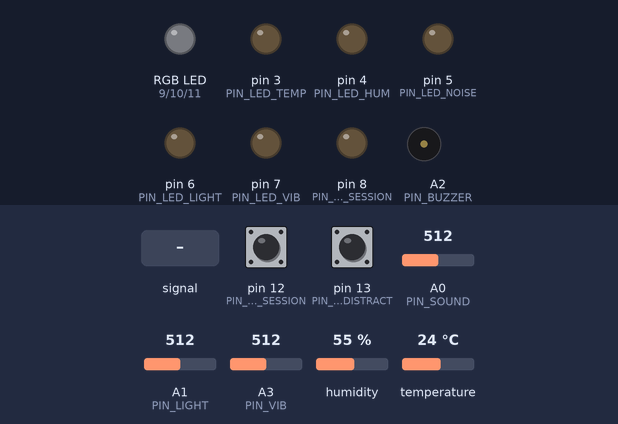
Bench run of a sketch on a simulated Arduino Uno, built with avr-gcc and run on an emulated ATmega328P. Parts: an RGB LED mixed from three pins (HIGH = lit), output pins drawn as LEDs (lit = HIGH), buzzer (waves = sounding, pin HIGH). The test bench sets the inputs (shaded band); at power-on: A0 (PIN_SOUND) = 512, pin 12 (PIN_BTN_SESSION) HIGH, humidity 55 %, A1 (PIN_LIGHT) = 512, pin 13 (PIN_BTN_DISTRACT) HIGH, A3 (PIN_VIB) = 512, temperature 24 °C. What the sketch prints to the serial monitor is not drawn.

Above: at 1.2 s.
1.3 s: A0 (PIN_SOUND) fed a 2 Hz sine of ±306 counts around its level
At 2.8 s:
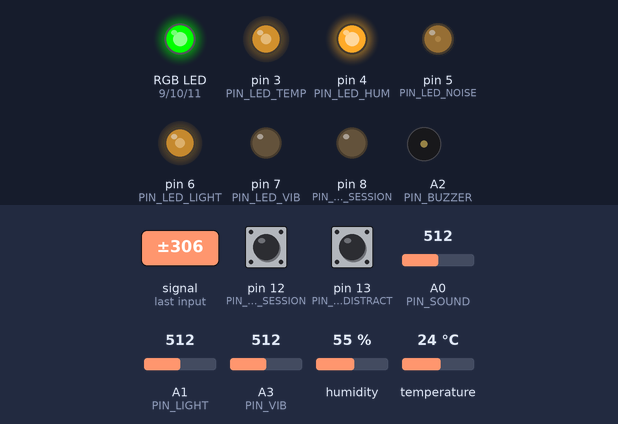
11.2 s: A0 (PIN_SOUND) set to 490
At 13.2 s:
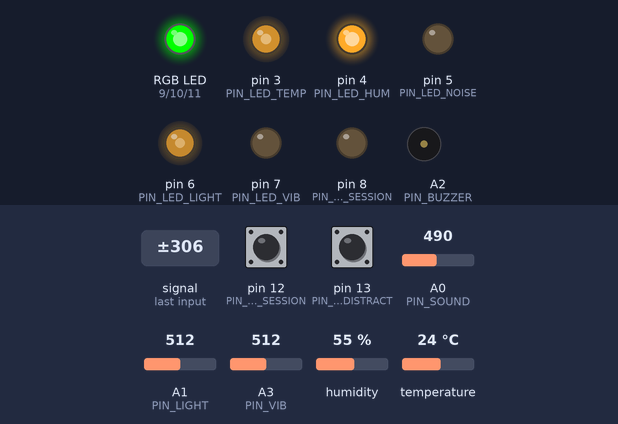
13.5 s: pin 12 (PIN_BTN_SESSION) pulled LOW for 0.15 s
At 14.3 s:
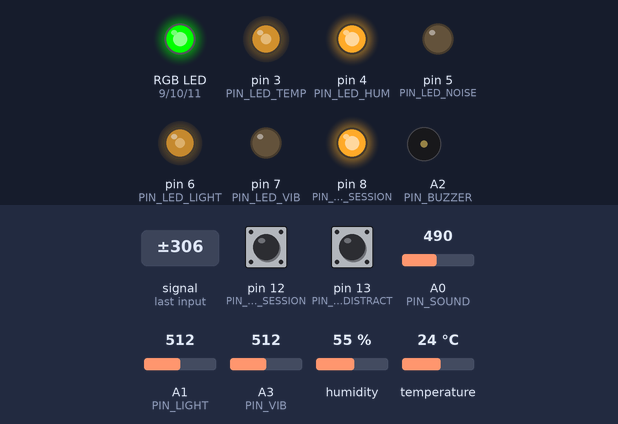
15.5 s: humidity set to 52 %
19.2 s: humidity set to 49 %
At 22.8 s:
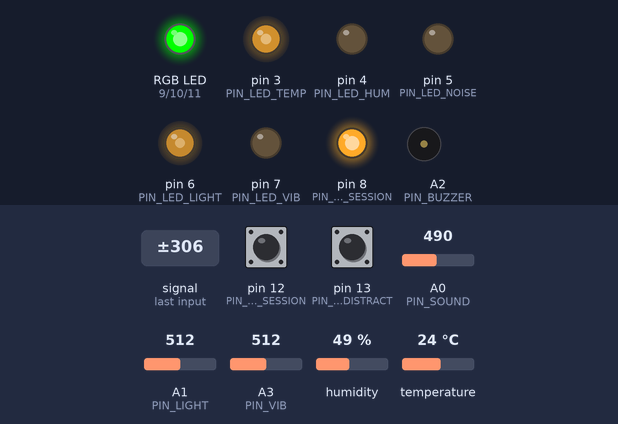
23.5 s: A1 (PIN_LIGHT) set to 716
At 24.7 s:
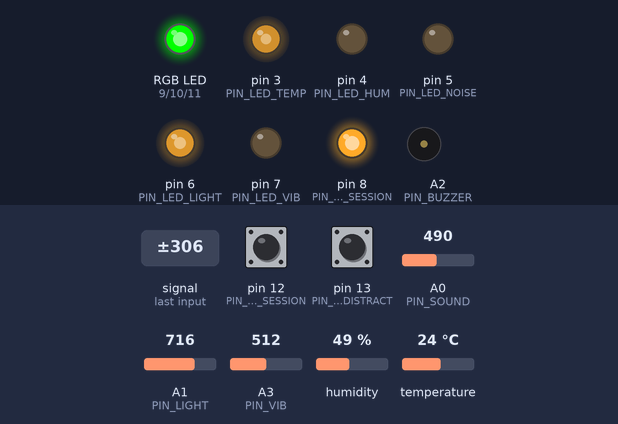
Timing chart, 0 to 26.5 s (numbered marks = the images above; inputs shaded):
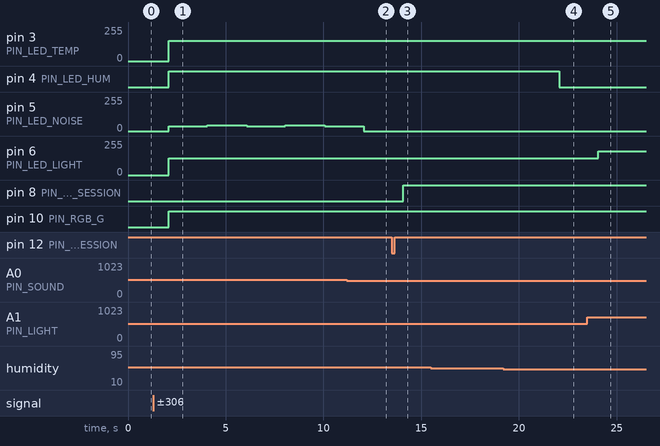

Measured:
- the behaviour switches between 51 and 50 % on humidity (found by bisection; images 3 and 4)
- after the input at 1.3 s, pin 5 (PIN_LED_NOISE): alternates 42/255 for 2.0 s and 34/255 for 2.0 s, starting after 0.77 s
- after the input at 11.2 s, pin 5 (PIN_LED_NOISE): 34/255 → 0/255 after 0.85 s
- after the input at 13.5 s, pin 8 (PIN_LED_SESSION): LOW → HIGH after 0.57 s
- after the input at 15.5 s, every drawn part: stays the same
- after the input at 19.2 s, pin 4 (PIN_LED_HUM): HIGH → LOW after 2.9 s
- after the input at 23.5 s, pin 6 (PIN_LED_LIGHT): 127/255 → 178/255 after 0.55 s

The sketch:

focus_hub.ino
```cpp
/*
 * focus_hub.ino — Environmental focus monitor
 *
 * Pin map:
 *   DHT11 data    → D2
 *   Sound sensor  → A0  (analog)
 *   Photoresistor → A1  (voltage divider: VCC–LDR–A1–10K–GND)
 *   Active buzzer → A2
 *   Vibration in  → A3  (analog — piezo or any 0-5 V vibration sensor)
 *   RGB LED       → R=D9,  G=D10, B=D11  (common cathode, 220 Ω each)
 *   Ind. LEDs     → Temp=D3, Hum=D4, Noise=D5, Light=D6, Vib=D7  (220 Ω each)
 *   Session LED   → D8  (220 Ω)
 *   Btn session   → D12 (INPUT_PULLUP, active LOW)
 *   Btn distract  → D13 (INPUT_PULLUP, active LOW)
 *
 * External libraries required (Sketch → Include Library → Manage Libraries):
 *   DHT sensor library  by Adafruit
 *
 * Note: D4 and D7 are not hardware-PWM pins on Arduino Uno/Nano.
 *       analogWrite() on those pins acts as digitalWrite() on AVR targets.
 *       Use an Arduino Mega for full PWM on all five indicator LEDs.
 */

#include <DHT.h>

// ── Pin definitions ───────────────────────────────────────────────────
#define PIN_DHT           2
#define PIN_LED_TEMP      3
#define PIN_LED_HUM       4
#define PIN_LED_NOISE     5
#define PIN_LED_LIGHT     6
#define PIN_LED_VIB       7
#define PIN_LED_SESSION   8
#define PIN_RGB_R         9
#define PIN_RGB_G        10
#define PIN_RGB_B        11
#define PIN_BTN_SESSION  12
#define PIN_BTN_DISTRACT 13
#define PIN_SOUND        A0
#define PIN_LIGHT        A1
#define PIN_BUZZER       A2
#define PIN_VIB          A3

// ── Timing constants ──────────────────────────────────────────────────
#define SENSOR_MS          2000UL
#define SESSION_LIMIT_S   36000UL   // 10 hours → sessionTimeout
#define ALERT_INTERVAL_MS 30000UL   // buzzer repeat period during timeout
#define FLASH_INTERVAL_MS   150UL   // ~3 Hz LED flash during timeout
#define DEBOUNCE_MS          50UL
#define NOISE_SAMPLE_MS      50UL

// ── Objects ───────────────────────────────────────────────────────────
DHT dht(PIN_DHT, DHT11);

// ── Sensor state ──────────────────────────────────────────────────────
float g_temp  = 20.0f;
float g_hum   = 50.0f;
float g_noise = 40.0f;
float g_light = 400.0f;
float g_vib   = 0.0f;
int   g_score = 0;

// ── Session state ─────────────────────────────────────────────────────
bool          g_sessionActive  = false;
unsigned long g_sessionStartMs = 0;
unsigned long g_sessionSecs    = 0;
bool          g_sessionTimeout = false;
bool          g_distraction    = false;

// ── Loop timers ───────────────────────────────────────────────────────
unsigned long t_sensor = 0;
unsigned long t_alert  = 0;
unsigned long t_flash  = 0;
bool          flashOn  = false;

// ── Button debounce ───────────────────────────────────────────────────
bool          btn1Prev = HIGH;
bool          btn2Prev = HIGH;
unsigned long btn1Ms   = 0;
unsigned long btn2Ms   = 0;

// ── Prototypes ────────────────────────────────────────────────────────
void readSensors();
int  calcScore();
void updateLeds();
void setRgb(uint8_t r, uint8_t g, uint8_t b);
void handleTimeoutAlert(unsigned long now);
void handleButtons(unsigned long now);
void sendJson();

// ═════════════════════════════════════════════════════════════════════
void setup() {
  Serial.begin(9600);

  const uint8_t outputs[] = {
    PIN_LED_TEMP, PIN_LED_HUM,  PIN_LED_NOISE, PIN_LED_LIGHT,
    PIN_LED_VIB,  PIN_LED_SESSION,
    PIN_RGB_R,    PIN_RGB_G,    PIN_RGB_B,
    PIN_BUZZER
  };
  for (uint8_t i = 0; i < sizeof(outputs); i++) {
    pinMode(outputs[i], OUTPUT);
  }
  pinMode(PIN_BTN_SESSION,  INPUT_PULLUP);
  pinMode(PIN_BTN_DISTRACT, INPUT_PULLUP);

  dht.begin();
}

// ═════════════════════════════════════════════════════════════════════
void loop() {
  unsigned long now = millis();

  handleButtons(now);

  if (g_sessionActive) {
    g_sessionSecs    = (now - g_sessionStartMs) / 1000UL;
    g_sessionTimeout = g_sessionSecs >= SESSION_LIMIT_S;
  }

  if (g_sessionTimeout) {
    handleTimeoutAlert(now);
  }

  if (now - t_sensor >= SENSOR_MS) {
    t_sensor      = now;
    readSensors();
    g_score       = calcScore();
    updateLeds();
    sendJson();
    g_distraction = false;
  }
}

// ── Sensor reading ────────────────────────────────────────────────────
void readSensors() {
  float t = dht.readTemperature();
  float h = dht.readHumidity();
  if (!isnan(t)) g_temp = t;
  if (!isnan(h)) g_hum  = h;

  // Noise: peak-to-peak amplitude over 50 ms → approximate dB
  unsigned long t0 = millis();
  int sMax = 0, sMin = 1023;
  while (millis() - t0 < NOISE_SAMPLE_MS) {
    int v = analogRead(PIN_SOUND);
    if (v > sMax) sMax = v;
    if (v < sMin) sMin = v;
  }
  g_noise = (float)map(sMax - sMin, 0, 1023, 30, 90);

  // Light: higher ADC = brighter
  g_light = (float)map(analogRead(PIN_LIGHT), 0, 1023, 0, 1000);

  // Vibration: raw analog read mapped to 0.00–2.00 g-equivalent range
  g_vib = analogRead(PIN_VIB) / 511.5f;
}

// ── Focus score (0–100) ───────────────────────────────────────────────
int calcScore() {
  int s = 0;

  // Temperature: optimal 20–23 °C
  if (g_temp >= 20.0f && g_temp <= 23.0f) {
    s += 25;
  } else if (g_temp < 20.0f) {
    s += max(0, (int)(25.0f * (g_temp - 15.0f) / 5.0f));
  } else {
    s += max(0, (int)(25.0f * (30.0f - g_temp) / 7.0f));
  }

  // Humidity: optimal 40–60 %
  if (g_hum >= 40.0f && g_hum <= 60.0f) {
    s += 25;
  } else if (g_hum < 40.0f) {
    s += max(0, (int)(25.0f * (g_hum - 20.0f) / 20.0f));
  } else {
    s += max(0, (int)(25.0f * (80.0f - g_hum) / 20.0f));
  }

  // Noise: optimal < 55 dB
  if (g_noise < 55.0f) {
    s += 25;
  } else {
    s += max(0, (int)(25.0f * (90.0f - g_noise) / 35.0f));
  }

  // Light: optimal 300–500 lx
  if (g_light >= 300.0f && g_light <= 500.0f) {
    s += 25;
  } else if (g_light < 300.0f) {
    s += max(0, (int)(25.0f * g_light / 300.0f));
  } else {
    s += max(0, (int)(25.0f * (1000.0f - g_light) / 500.0f));
  }

  return constrain(s, 0, 100);
}

// ── LED output ────────────────────────────────────────────────────────
void updateLeds() {
  analogWrite(PIN_LED_TEMP,  (int)constrain(map((long)g_temp,  0,    40,   0, 255), 0, 255));
  analogWrite(PIN_LED_HUM,   (int)constrain(map((long)g_hum,   0,    100,  0, 255), 0, 255));
  analogWrite(PIN_LED_NOISE, (int)constrain(map((long)g_noise, 30,   90,   0, 255), 0, 255));
  analogWrite(PIN_LED_LIGHT, (int)constrain(map((long)g_light, 0,    1000, 0, 255), 0, 255));
  analogWrite(PIN_LED_VIB,   (int)constrain((long)(g_vib * 127.5f),  0, 255));

  if      (g_score >= 80) setRgb(  0, 255,   0);
  else if (g_score >= 50) setRgb(255, 200,   0);
  else                    setRgb(255,   0,   0);

  if (!g_sessionTimeout) {
    digitalWrite(PIN_LED_SESSION, g_sessionActive ? HIGH : LOW);
  }
}

void setRgb(uint8_t r, uint8_t g, uint8_t b) {
  analogWrite(PIN_RGB_R, r);
  analogWrite(PIN_RGB_G, g);
  analogWrite(PIN_RGB_B, b);
}

// ── 10-hour timeout alert ─────────────────────────────────────────────
void handleTimeoutAlert(unsigned long now) {
  if (now - t_flash >= FLASH_INTERVAL_MS) {
    t_flash = now;
    flashOn = !flashOn;
    digitalWrite(PIN_LED_SESSION, flashOn ? HIGH : LOW);
  }

  if (now - t_alert >= ALERT_INTERVAL_MS) {
    t_alert = now;
    for (int i = 0; i < 3; i++) {
      digitalWrite(PIN_BUZZER, HIGH); delay(100);
      digitalWrite(PIN_BUZZER, LOW);  delay(100);
    }
  }
}

// ── Button handling ───────────────────────────────────────────────────
void handleButtons(unsigned long now) {
  bool b1 = digitalRead(PIN_BTN_SESSION);
  bool b2 = digitalRead(PIN_BTN_DISTRACT);

  if (b1 == LOW && btn1Prev == HIGH && (now - btn1Ms) > DEBOUNCE_MS) {
    btn1Ms = now;
    if (g_sessionActive) {
      g_sessionActive  = false;
      g_sessionTimeout = false;
      g_sessionSecs    = 0;
      flashOn          = false;
      t_alert          = 0;
      digitalWrite(PIN_LED_SESSION, LOW);
      digitalWrite(PIN_BUZZER, LOW);
    } else {
      g_sessionActive  = true;
      g_sessionStartMs = now;
      g_sessionSecs    = 0;
      g_sessionTimeout = false;
    }
  }
  btn1Prev = b1;

  if (b2 == LOW && btn2Prev == HIGH && (now - btn2Ms) > DEBOUNCE_MS) {
    btn2Ms        = now;
    g_distraction = true;
  }
  btn2Prev = b2;
}

// ── Serial JSON output ────────────────────────────────────────────────
void sendJson() {
  Serial.print(F("{\"temp\":"));             Serial.print(g_temp, 1);
  Serial.print(F(",\"humidity\":"));         Serial.print((int)g_hum);
  Serial.print(F(",\"noise\":"));            Serial.print((int)g_noise);
  Serial.print(F(",\"light\":"));            Serial.print((int)g_light);
  Serial.print(F(",\"vibration\":"));        Serial.print(g_vib, 2);
  Serial.print(F(",\"focusScore\":"));       Serial.print(g_score);
  Serial.print(F(",\"sessionActive\":"));    Serial.print(g_sessionActive  ? F("true") : F("false"));
  Serial.print(F(",\"sessionSeconds\":"));   Serial.print(g_sessionSecs);
  Serial.print(F(",\"distractionEvent\":")); Serial.print(g_distraction    ? F("true") : F("false"));
  Serial.print(F(",\"sessionTimeout\":"));   Serial.print(g_sessionTimeout ? F("true") : F("false"));
  Serial.println(F("}"));
}
```
